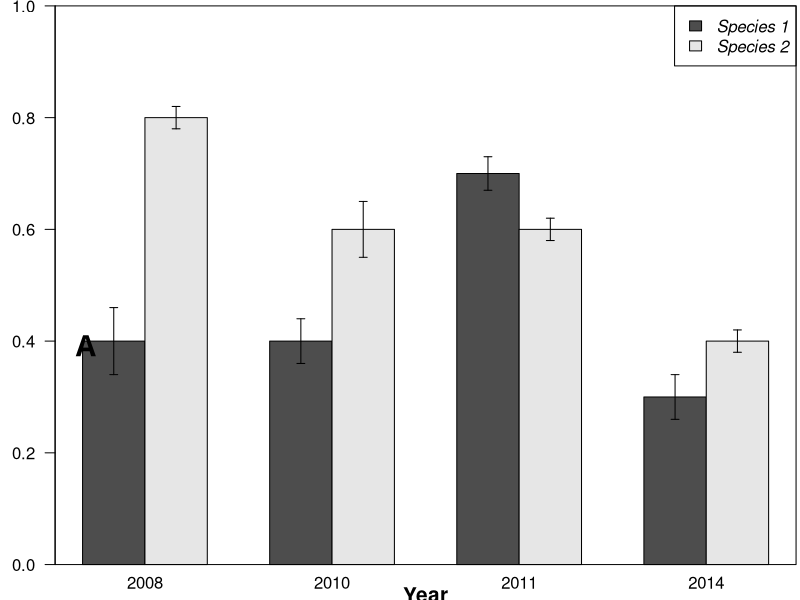

Generate this figure with R:
###############################################################################
# This is an example of plotting a barplot in base R
###############################################################################
# https://gist.github.com/valentinitnelav/d63a60b472f69fbcf713cf91451e6e20#file-create-a-barplot-for-publication-r

# =============================================================================
# create some dummy data
# =============================================================================
df <- structure(list(YEAR = c(2008L, 2008L, 2010L, 2010L, 2011L, 2011L, 2014L, 2014L),
                     SPECIES = c("LUCH", "LUTI", "LUCH", "LUTI", "LUCH", "LUTI", "LUCH", "LUTI"),
                     AVG = c(0.4, 0.8, 0.4, 0.6, 0.7, 0.6, 0.3, 0.4),
                     SE = c(0.06, 0.02, 0.04, 0.05, 0.03, 0.02, 0.04, 0.02)),
                row.names = c(NA, -8L), 
                class = "data.frame")
df

# prepare matrix for using in barplot() function
Means <- xtabs(AVG ~ SPECIES + YEAR, data = df)
# Note: returns xtabs-table , which is a sort of matrix that can be used directly in barplot()
Means

# =============================================================================
# Function to convert from given cm to lines of text (use it as such)
# =============================================================================
cm2line <- function(x) {
  lh <- par('cin')[2] * par('cex') * par('lheight')
  inch <- x/2.54
  inch/lh
}

# =============================================================================
# Plotting barplot
# =============================================================================

# Open a PNG device with desired parameters
png(filename = "gallery/barplot base R (1).png",
    width = 350, height = 250, units = "px",
    family = "Times", pointsize = 8)

# Example of PDF device with desired parameters
# pdf(file = "gallery/barplot base R (1).pdf",
#     width = 9/2.54, height = 7/2.54, 
#     family="Times", pointsize = 8)
# Since "width" and "height" need to be in inches, one can still use cm 
# and divide by 2.54 to make the conversion to inch.
# family="Times" refers to the font family (here: Times New Roman)
# check this link for some family fonts: http://www.statmethods.net/advgraphs/parameters.html
# pointsize = 8 refers to the point size used, here (Times New Roman) 8

# storing default par() for reverting later to default values
par.default <- par()

# Adjust margins of plotting region (Bottom, Left, Top, Right) : X[cm]/2.54 = inch
par(mai = c(0.9/2.54, 1.4/2.54, 0.15/2.54, 0.1/2.54))

bp <- barplot(height = Means, beside = TRUE,
              ylim = c(0, 1), las = 1, font.axis=1, font.lab=2,
              main = "", ylab = "Some proportion", xlab = "", cex.lab=10/8,
              border = "black", xaxt="n",
              legend.text = c("Species 1", "Species 2"),
              args.legend = list(x = "topright", text.font=3))
# color of bars were not adjusted - so R used default grayscale values
# bp object will store the centers of bars as coordinates on OX axis
# las = 1       perpendicular to the axis
#               0: always parallel to the axis [default],
#               1: always horizontal,
#               2: always perpendicular to the axis,
#               3: always vertical.
# font.axis=1   The font to be used for axis annotation (see font.lab below)
# font.lab=2    The font to be used for x and y labels.
#               1: plain text (the default), 
#               2: bold face, 
#               3: italic,
#               4: bold italic
# cex.lab=10/8  Will set the point size for axis labels 1.25 (10/8) bigger than the default given 
#               in the pdf device (pointsize = 8); So, cex.lab=10/8 means acutally point size 10
# xaxt="n"      supress OX axis
# args.legend = list(x = "topright", text.font=3)) passes arguments to legend:
#                  position (x="topright") and
#                  text.font=3 see the comments above for font.axis and font.lab

# Put a box arround the barplot
box()

# Position OX labels
text(x = (bp[1,] + bp[2,])/2, y =-0.02 , 
     labels = colnames(Means), adj = c(0.5,1), xpd = TRUE)
# x & y are graph coordinates (not cm!)
# x coord takes the bp averaged values. Will place the years below each pair of bars
# adj = c(0.5,1) - tweaks the alignment of text
# see a picture at http://nicercode.github.io/guides/plotting/pics/adj.png

# set the title of OX axis at 0.55 cm outwards from the plot edge 
# I refer to the plot edge set with par(mai = c(0.9/2.54, 1.4/2.54, 0.15/2.54, 0.1/2.54)) above
title(xlab="Year", line=cm2line(0.55), font.lab=2, cex.lab=10/8)

# Place letter A on top left corner (useful sometimes for panel graphs named with letters)
mtext("A", side = 1, line = cm2line(-5.7), at=1.05, font=2, cex=14/8, family="ArialMT")

# Function that puts error bars on barplot columns
error.bars <- function(x, y, se) {
  x <- as.vector(x)   # centers of bars on OX axis
  y <- as.vector(y)   # heights of bars (the means) on OY axis
  se <- as.vector(se) # standard errors
  for (i in 1:length(x))
    arrows(x[i], y[i]-se[i], x[i], y[i]+se[i], code=3, angle=90, length=0.1/2.54)
}
# call the function above to place error bars
error.bars(x=bp, y=Means, se=df$SE)

# return par to default values (par.default was saved previously)
# don't mind the warnings
par(par.default)
# close the device
dev.off()